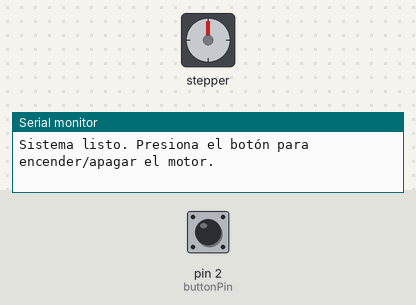
Simulated run of this sketch. Board: Arduino Uno, built with avr-gcc and run on an emulated ATmega328P. Shown: stepper motor, the last lines printed to the serial monitor. The test bench sets the inputs (shaded band); at power-on: pin 2 (buttonPin) HIGH. Stepper angles assume 2048 steps per turn.

Above: at 1.2 s.
1.3 s: pin 2 (buttonPin) pulled LOW for 0.15 s
At 1.75 s:
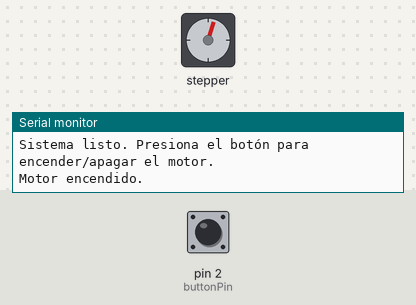
At 2.35 s:
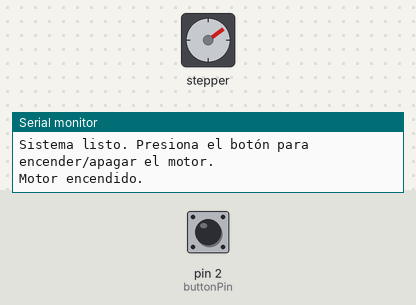
Timing chart, 0 to 13.3 s (numbered marks = the images above; inputs shaded):
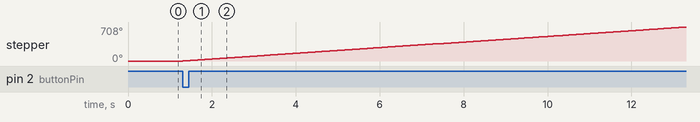

Measured:
- after the input at 1.3 s, stepper: keeps turning clockwise at about 59°/s, starting at once

The sketch:

motor.ino
```cpp
#include <Stepper.h>

const int stepsPerRevolution = 2048;  // El motor 28BYJ-48 tiene 2048 pasos por revolución
Stepper myStepper(stepsPerRevolution, 8, 9, 10, 11);  // Pines correctos del motor

const int buttonPin = 2;  // Pin del botón
bool motorState = false;  // Estado del motor (apagado o encendido)
bool lastButtonState = HIGH;  // Estado anterior del botón

void setup() {
  // Inicializar el Monitor Serie
  Serial.begin(9600);
  pinMode(buttonPin, INPUT_PULLUP);  // Usar la resistencia pull-up interna
  myStepper.setSpeed(10);  // Ajustar la velocidad del motor a 10 RPM
  Serial.println("Sistema listo. Presiona el botón para encender/apagar el motor.");
}

void loop() {
  // Leer el estado del botón
  bool buttonState = digitalRead(buttonPin);

  // Detectar si el botón fue presionado (cambio de estado)
  if (buttonState == LOW && lastButtonState == HIGH) {
    motorState = !motorState;  // Cambiar el estado del motor (encendido/apagado)

    // Mostrar el estado del motor en el Monitor Serie
    if (motorState) {
      Serial.println("Motor encendido.");
    } else {
      Serial.println("Motor apagado.");
    }
  }

  // Guardar el estado del botón para la siguiente lectura
  lastButtonState = buttonState;

  // Si el motor está encendido, hacerlo girar continuamente
  if (motorState) {
    myStepper.step(stepsPerRevolution);  // Gira una pequeña cantidad de pasos continuamente
  }

  delay(100);  // Pausa pequeña para evitar que el motor gire demasiado rápido
}
```
